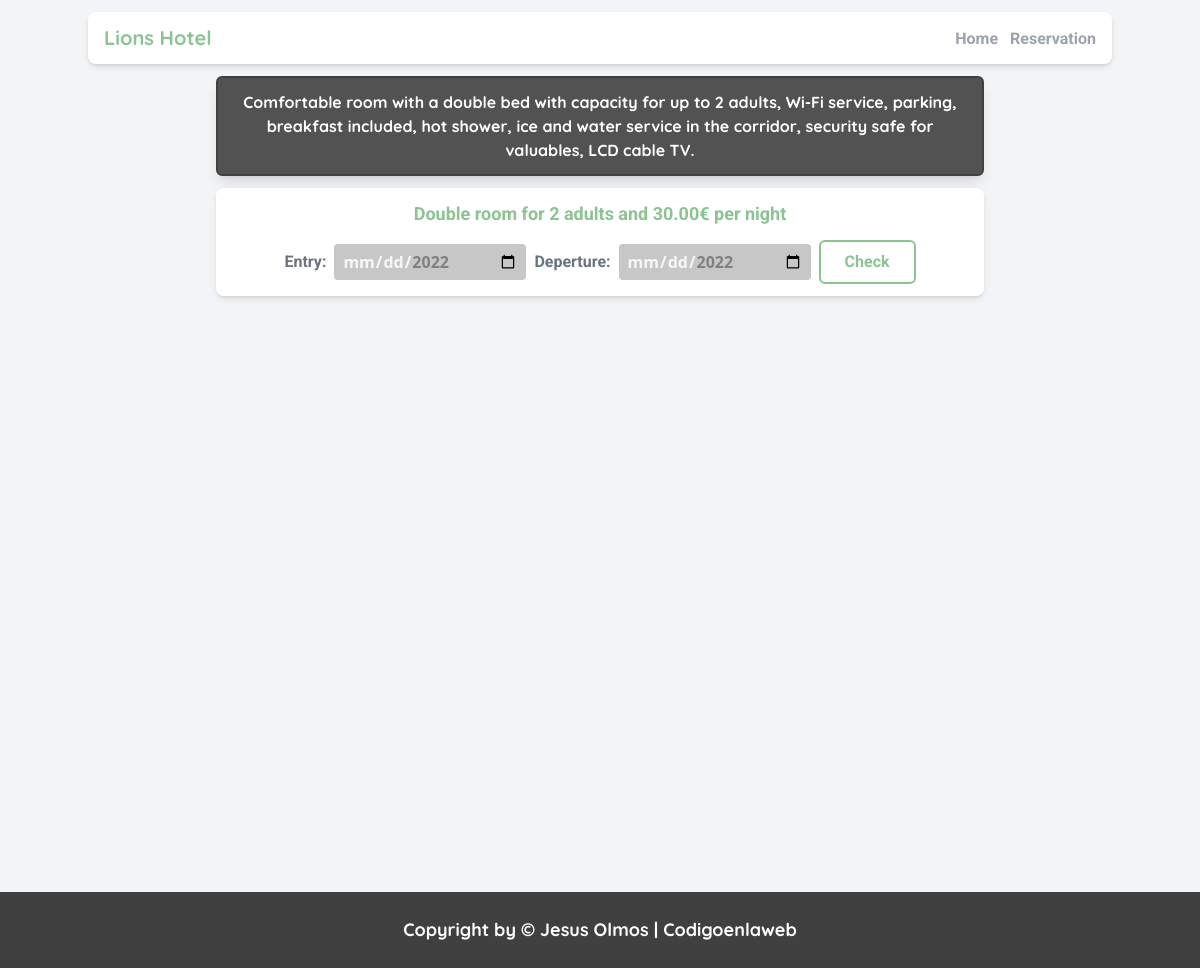
The app's page /typeofroom/2/ with its own data.
### apps/TypeOfRoom/models.py (models this page shows, shortened)
class TypeOfRoom(models.Model):
    category = models.CharField(verbose_name="Category", max_length=20)
    number_of_people = models.IntegerField(verbose_name="Number of people")
    price = models.DecimalField(verbose_name="Price", max_digits=5, decimal_places=2)
    description = models.TextField(verbose_name="Description", blank=True, null=True)
    class Meta:
        verbose_name = 'TypeOfRoom'
        verbose_name_plural = 'TypeOfRooms'

### apps/TypeOfRoom/views.py (the view, shortened to what this page needs)
# urls.py: path('<pk>/', RoomAvaibleDetailView.as_view(), name="room_avaible"),
class RoomAvaibleDetailView(DetailView):
    context_object_name = 'type_of_room'
    model = TypeOfRoom
    template_name = "type_of_room/room_avaible.html"
    success_url = reverse_lazy("home:dashboard")
    def get_context_data(self,**kwargs):
        context = super(RoomAvaibleDetailView, self).get_context_data(**kwargs)
        category = self.kwargs.get('pk')
        entry_date = self.request.GET.get('entry_date')
        deperture_date = self.request.GET.get('deperture_date')
        context['min_date'] = date.today().strftime("%Y-%m-%d")
        context['entry_date'] = entry_date
        context['deperture_date'] = deperture_date
        return context

### templates/type_of_room/room_avaible.html (shortened to what this page needs)
{% extends 'modules/base.html' %}
{% load static %}
{% block main_content %}
<main class="px-2 md:px-4 min-h-screen">
    {% if type_of_room.description != None and type_of_room.description != "" and type_of_room.description|length > 8  %}
    <article class="animate__animated animate__backInLeft max-w-screen-md mx-auto px-2 py-2 md:py-3 md:px-4 bg-neutral-600 border-2 border-solid shadow-lg border-neutral-700 rounded-md text-center">
        <h2 class="text-white font-bold font-quicksand">
            {{type_of_room.description}}
        </h2>
    </article>
    {% endif %}
    <form method="get" class="animate__animated animate__slow animate__fadeIn containermd flex flex-col md:flex-row items-center md:flex-wrap md:justify-center">
        {% if type_of_room.number_of_people > 1 %}
        <h3 class="md:w-full md:mb-3 text-center mb-2 text-lg font-roboto font-bold text-principalgreen">{{type_of_room.category}} room for {{type_of_room.number_of_people}} adults and {{type_of_room.price}}€ per night</h3>
        {% else %}
        <h3 class="md:w-full md:mb-3 text-center mb-2 text-lg font-roboto font-bold text-principalgreen">{{type_of_room.category}} room for an adult and {{type_of_room.price}}€ per night</h3>
        {% endif %}
        <label class="mr-2 text-gray-500 font-bold font-roboto" for="entry_date">Entry:</label>
        <input class="md:mr-2 md:mb-0 h-9 w-48 mb-2 bg-secondarygray rounded px-2 text-textinputfield font-bold outline-principalgreen outline-2" type="date" name="entry_date" id="entry_date" min="{{min_date}}" max="2022-12-31" required>
        <label class="mr-2 text-gray-500 font-bold font-roboto" for="deperture_date">Deperture:</label>
        <input class="md:mr-2 md:mb-0 h-9 w-48 mb-2 bg-secondarygray rounded px-2 text-textinputfield font-bold outline-principalgreen" type="date" name="deperture_date" id="deperture_date" min="{{min_date}}" max="2022-12-31" required>
        <input class="buttonpricipal px-6" type="submit" value="Check">
    </form>
</main class="px-2 md:px-4">
{% endblock main_content %}

### records on screen
TypeOfRoom: description "Comfortable room with a double bed with capacity for up to 2 adults, Wi-Fi service, parking, breakfast included, hot shower, ice and water service in the corridor, security safe for valuables, LCD cable TV.", category "Double", number_of_people "2", price "30.00"
